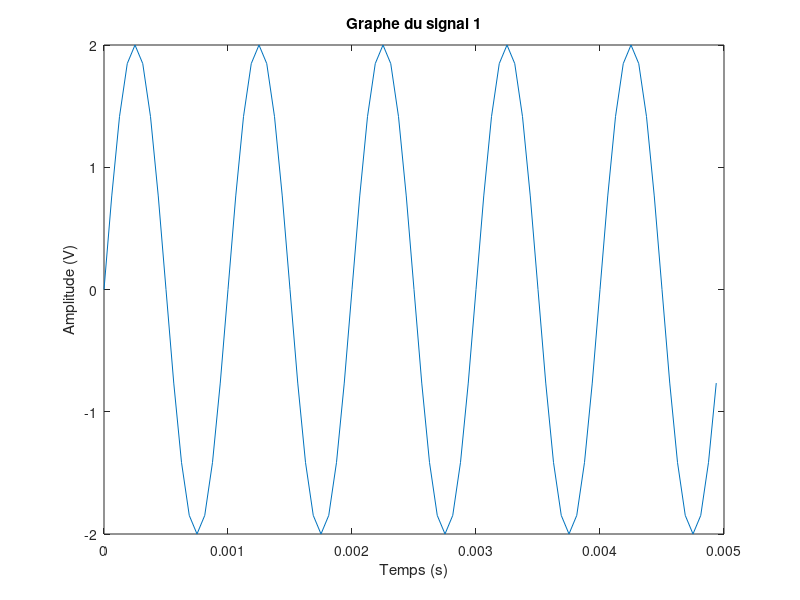

MATLAB code to generate this figure: (Note: this script raises an error after producing the figure.)
%Exercice 1 Matlab APP
%Partie A
disp(" ");
disp("[Premier signal]")
disp(" ")

F0 = 10^3; A1 = 2;

Fe = 16*10^3; Te = 1/Fe;
D = 2;

t = 0:Te:D;

x1 = A1*sin(2*pi*F0*t);
n = ceil(5*(Fe/F0));

figure;
plot(t(1:n),x1(1:n));
ylabel("Amplitude (V)"); xlabel("Temps (s)"); title("Graphe du signal 1")

%Partie B

X1 = (1/length(x1))*sum(x1,"all");
disp("Valeur moyenne : " + X1);
P1 = (1/length(x1))*sum(x1.*x1,"all");
disp("Puissance moyenne en W : " + P1);
P_dBm1 = 10*log10(P1/10^-3);
disp("Puissance moyenne en dBm : " + P_dBm1);
A_eff1 = sqrt(P1);
disp("Valeur efficace : " + A_eff1);

%Partie C
disp(" ");
disp("[Deuxième signal]")
disp(" ")

F0 = 10^3; A2 = 2;

Fe = 16*10^3; Te = 1/Fe;
D = 2;

t = 0:Te:D;
n = ceil(5*(Fe/F0));

x2 = abs(A2*sin(2*pi*F0*t));

figure;
plot(t(1:n),x2(1:n));
ylabel("Amplitude (V)"); xlabel("Temps (s)"); title("Graphe du signal 2");

X2 = (1/length(x2))*sum(x2,"all");
disp("Valeur moyenne : " + X2);
P2 = (1/length(x2))*sum(x2.*x2,"all");
disp("Puissance moyenne en W : " + P2);
P_dBm2 = 10*log10(P2/10^-3);
disp("Puissance moyenne en dBm : " + P_dBm2);
A_eff2 = sqrt(P2);
disp("Valeur efficace : " + A_eff2);

disp(" ");
disp("[Troisième signal]")
disp(" ")

F0 = 10^3; A3 = 1.25;

Fe = 16*10^3; Te = 1/Fe;
D = 2;

t = 0:Te:D;

x3 = A3*square(sin(2*pi*F0*t)) + 1.25;
n = ceil(5*(Fe/F0));

figure;
plot(t(1:n),x3(1:n))
ylabel("Amplitude (V)"); xlabel("Temps (s)"); title("Graphe du signal 2");

X3 = (1/length(x3))*sum(x3,"all");
disp("Valeur moyenne : " + X3);
P3 = (1/length(x3))*sum(x3.*x3,"all");
disp("Puissance moyenne en W : " + P3);
P_dBm3 = 10*log10(P3/10^-3);
disp("Puissance moyenne en dBm : " + P_dBm3);
A_eff3 = sqrt(P3);
disp("Valeur efficace : " + A_eff3);

%Partie D

disp(" ");
disp("[Quatrième signal]")
disp(" ")

F0 = 10^3; T0 = 1/F0; A4 = 1.78038 ; phi = pi/3;

Fe = 16*10^3; Te = 1/Fe;
D = 2;

t = 0:Te:D;

x4 = A4*sin(2*pi*F0*t + phi);
n = ceil(5*(Fe/F0));

P4 = (1/length(x1))*sum(x4.*x4,"all");
disp("Puissance moyenne en W : " + P4);
P_dBm4 = 10*log10(P4/10^-3);
disp("Puissance moyenne en dBm : " + P_dBm4);

figure;
plot(t(1:n),x4(1:n));
ylabel("Amplitude (V)"); xlabel("Temps (s)"); title("Graphe du signal 4")

%Partie E

N = length(x1); 
C_xx = zeros(1,N);
x1_bis = [x1;zeros(1,N)];
for i = 1:N
    C_xx(i) = sum(x1.*x1_bis(i:i+N-1)*Te); %autocorélation
end

figure;
stem(C_xx(1:n)); ylabel("Amplitude (V)"); xlabel("Temps (s)"); title("Autocorrélation") 

N = length(x4); 
C_xy = zeros(1,N);
x4_bis = [x4;zeros(1,N)];
for i = 1:N
    C_xy(i) = sum(x1.*x4_bis(i:i+N-1)*Te); %intercorélation
end

figure;
stem(C_xy(1:n)); ylabel("Amplitude"); xlabel("Temps"); title("Intercorrélation")